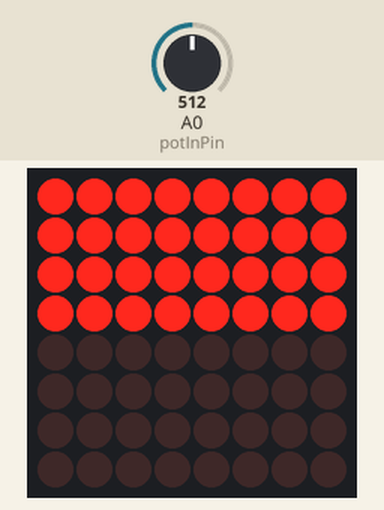
Bench run of a sketch on a simulated Arduino Uno, built with avr-gcc and run on an emulated ATmega328P. On the bench: 8×8 LED matrix. Inputs (shaded band) come from the test bench; at power-on: A0 (potInPin) = 512. What the sketch prints to the serial monitor is not drawn.

Above: at 1.2 s.
1.3 s: A0 (potInPin) set to 716
At 1.7 s:
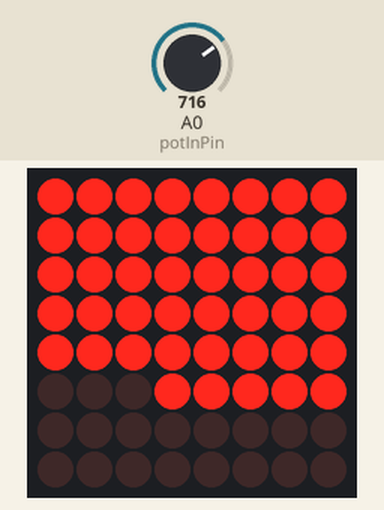
2.8 s: A0 (potInPin) set to 900
At 3.9 s:
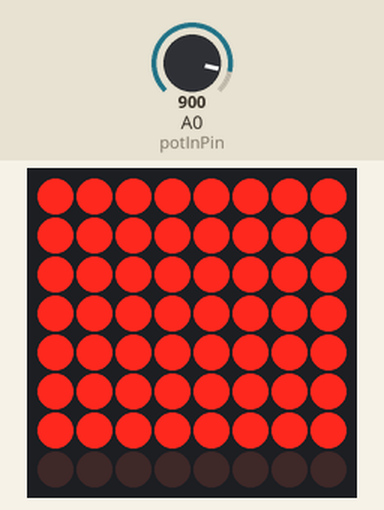
4.3 s: A0 (potInPin) set to 1023
At 5.1 s:
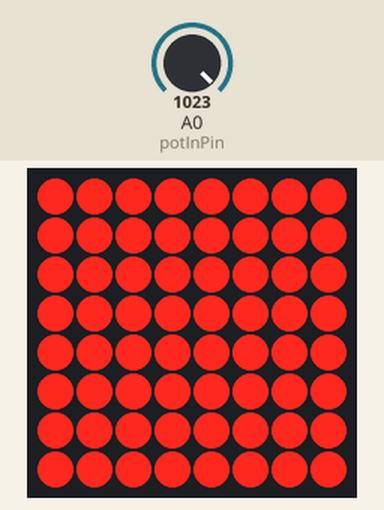
5.8 s: A0 (potInPin) set to 306
At 6.2 s:
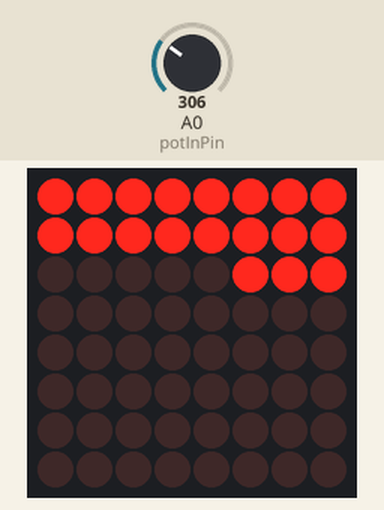
7.3 s: A0 (potInPin) set to 122
At 8.5 s:
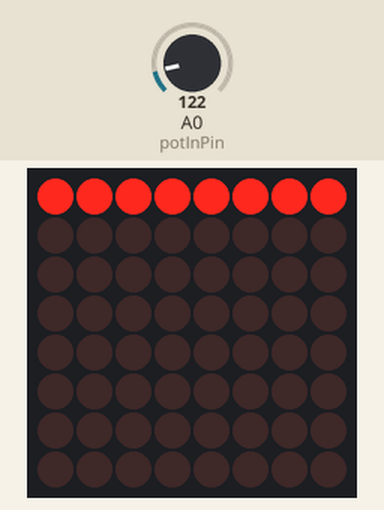
8.8 s: A0 (potInPin) set to 0
At 9.6 s:
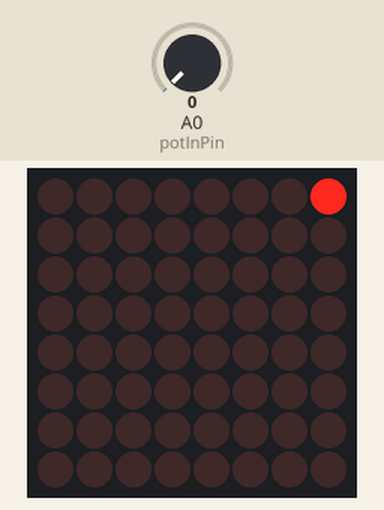
Timing chart, 0 to 9.6 s (numbered marks = the images above; inputs shaded):
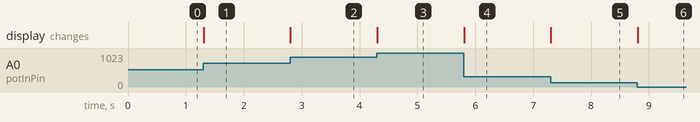

The sketch:

PotToLEDMatrix.ino
```cpp
#include "LedControl.h"

const int potInPin = A0; //Pin of Slide Pot In
int rawSensorValue = 0; //Value read from Sensor
int correctedValue = 0; //Value from sernsor Mapped to 0 to 63

LedControl lc = LedControl(12, 11, 10, 1); //LED Object

byte ledstates[64][8] = {
  {0x1,0x0,0x0,0x0,0x0,0x0,0x0,0x0}, //1
  {0x3,0x0,0x0,0x0,0x0,0x0,0x0,0x0}, //2
  {0x7,0x0,0x0,0x0,0x0,0x0,0x0,0x0}, //3
  {0xF,0x0,0x0,0x0,0x0,0x0,0x0,0x0}, //4
  {0x1F,0x0,0x0,0x0,0x0,0x0,0x0,0x0}, //5
  {0x3F,0x0,0x0,0x0,0x0,0x0,0x0,0x0}, //6
  {0x7F,0x0,0x0,0x0,0x0,0x0,0x0,0x0}, //7
  {0xFF,0x0,0x0,0x0,0x0,0x0,0x0,0x0}, //8

  {0xFF,0x1,0x0,0x0,0x0,0x0,0x0,0x0}, //9
  {0xFF,0x3,0x0,0x0,0x0,0x0,0x0,0x0}, //10
  {0xFF,0x7,0x0,0x0,0x0,0x0,0x0,0x0}, //11
  {0xFF,0xF,0x0,0x0,0x0,0x0,0x0,0x0}, //12
  {0xFF,0x1F,0x0,0x0,0x0,0x0,0x0,0x0}, //13
  {0xFF,0x3F,0x0,0x0,0x0,0x0,0x0,0x0}, //14
  {0xFF,0x7F,0x0,0x0,0x0,0x0,0x0,0x0}, //15
  {0xFF,0xFF,0x0,0x0,0x0,0x0,0x0,0x0}, //16

  {0xFF,0xFF,0x1,0x0,0x0,0x0,0x0,0x0}, //17
  {0xFF,0xFF,0x3,0x0,0x0,0x0,0x0,0x0}, //18
  {0xFF,0xFF,0x7,0x0,0x0,0x0,0x0,0x0}, //19
  {0xFF,0xFF,0xF,0x0,0x0,0x0,0x0,0x0}, //20
  {0xFF,0xFF,0x1F,0x0,0x0,0x0,0x0,0x0}, //21
  {0xFF,0xFF,0x3F,0x0,0x0,0x0,0x0,0x0}, //22
  {0xFF,0xFF,0x7F,0x0,0x0,0x0,0x0,0x0}, //23
  {0xFF,0xFF,0xFF,0x0,0x0,0x0,0x0,0x0}, //24

  {0xFF,0xFF,0xFF,0x1,0x0,0x0,0x0,0x0}, //25
  {0xFF,0xFF,0xFF,0x3,0x0,0x0,0x0,0x0}, //26
  {0xFF,0xFF,0xFF,0x7,0x0,0x0,0x0,0x0}, //27
  {0xFF,0xFF,0xFF,0xF,0x0,0x0,0x0,0x0}, //28
  {0xFF,0xFF,0xFF,0x1F,0x0,0x0,0x0,0x0}, //29
  {0xFF,0xFF,0xFF,0x3F,0x0,0x0,0x0,0x0}, //30
  {0xFF,0xFF,0xFF,0x7F,0x0,0x0,0x0,0x0}, //31
  {0xFF,0xFF,0xFF,0xFF,0x0,0x0,0x0,0x0}, //32

  {0xFF,0xFF,0xFF,0xFF,0x1,0x0,0x0,0x0}, //33
  {0xFF,0xFF,0xFF,0xFF,0x3,0x0,0x0,0x0}, //34
  {0xFF,0xFF,0xFF,0xFF,0x7,0x0,0x0,0x0}, //35
  {0xFF,0xFF,0xFF,0xFF,0xF,0x0,0x0,0x0}, //36
  {0xFF,0xFF,0xFF,0xFF,0x1F,0x0,0x0,0x0}, //37
  {0xFF,0xFF,0xFF,0xFF,0x3F,0x0,0x0,0x0}, //38
  {0xFF,0xFF,0xFF,0xFF,0x7F,0x0,0x0,0x0}, //39
  {0xFF,0xFF,0xFF,0xFF,0xFF,0x0,0x0,0x0}, //40

  {0xFF,0xFF,0xFF,0xFF,0xFF,0x1,0x0,0x0}, //41
  {0xFF,0xFF,0xFF,0xFF,0xFF,0x3,0x0,0x0}, //42
  {0xFF,0xFF,0xFF,0xFF,0xFF,0x7,0x0,0x0}, //43
  {0xFF,0xFF,0xFF,0xFF,0xFF,0xF,0x0,0x0}, //44
  {0xFF,0xFF,0xFF,0xFF,0xFF,0x1F,0x0,0x0}, //45
  {0xFF,0xFF,0xFF,0xFF,0xFF,0x3F,0x0,0x0}, //46
  {0xFF,0xFF,0xFF,0xFF,0xFF,0x7F,0x0,0x0}, //47
  {0xFF,0xFF,0xFF,0xFF,0xFF,0xFF,0x0,0x0}, //48

  {0xFF,0xFF,0xFF,0xFF,0xFF,0xFF,0x1,0x0}, //49
  {0xFF,0xFF,0xFF,0xFF,0xFF,0xFF,0x3,0x0}, //50
  {0xFF,0xFF,0xFF,0xFF,0xFF,0xFF,0x7,0x0}, //51
  {0xFF,0xFF,0xFF,0xFF,0xFF,0xFF,0xF,0x0}, //52
  {0xFF,0xFF,0xFF,0xFF,0xFF,0xFF,0x1F,0x0}, //53
  {0xFF,0xFF,0xFF,0xFF,0xFF,0xFF,0x3F,0x0}, //54
  {0xFF,0xFF,0xFF,0xFF,0xFF,0xFF,0x7F,0x0}, //55
  {0xFF,0xFF,0xFF,0xFF,0xFF,0xFF,0xFF,0x0}, //56

  {0xFF,0xFF,0xFF,0xFF,0xFF,0xFF,0xFF,0x1}, //57
  {0xFF,0xFF,0xFF,0xFF,0xFF,0xFF,0xFF,0x3}, //58
  {0xFF,0xFF,0xFF,0xFF,0xFF,0xFF,0xFF,0x7}, //59
  {0xFF,0xFF,0xFF,0xFF,0xFF,0xFF,0xFF,0xF}, //60
  {0xFF,0xFF,0xFF,0xFF,0xFF,0xFF,0xFF,0x1F}, //61
  {0xFF,0xFF,0xFF,0xFF,0xFF,0xFF,0xFF,0x3F}, //62
  {0xFF,0xFF,0xFF,0xFF,0xFF,0xFF,0xFF,0x7F}, //63
  {0xFF,0xFF,0xFF,0xFF,0xFF,0xFF,0xFF,0xFF}, //64
};

void setup() {
  Serial.begin(9600);
  lc.shutdown(0, false);
  lc.setIntensity(0, 8);
  lc.clearDisplay(0);
}

void loop() {
  rawSensorValue = analogRead(potInPin);
  correctedValue = map(rawSensorValue, 0, 1023, 0, 63);
  Serial.println(correctedValue);
  for (int y = 0; y < 8; y++) {
    lc.setRow(0, y, ledstates[correctedValue][y]);
  }
}
```

Measured:
- after the input at 1.3 s, the display: changes at once (image 1)
- after the input at 2.8 s, the display: changes at once (image 2)
- after the input at 4.3 s, the display: changes at once (image 3)
- after the input at 5.8 s, the display: changes at once (image 4)
- after the input at 7.3 s, the display: changes at once (image 5)
- after the input at 8.8 s, the display: changes at once (image 6)
